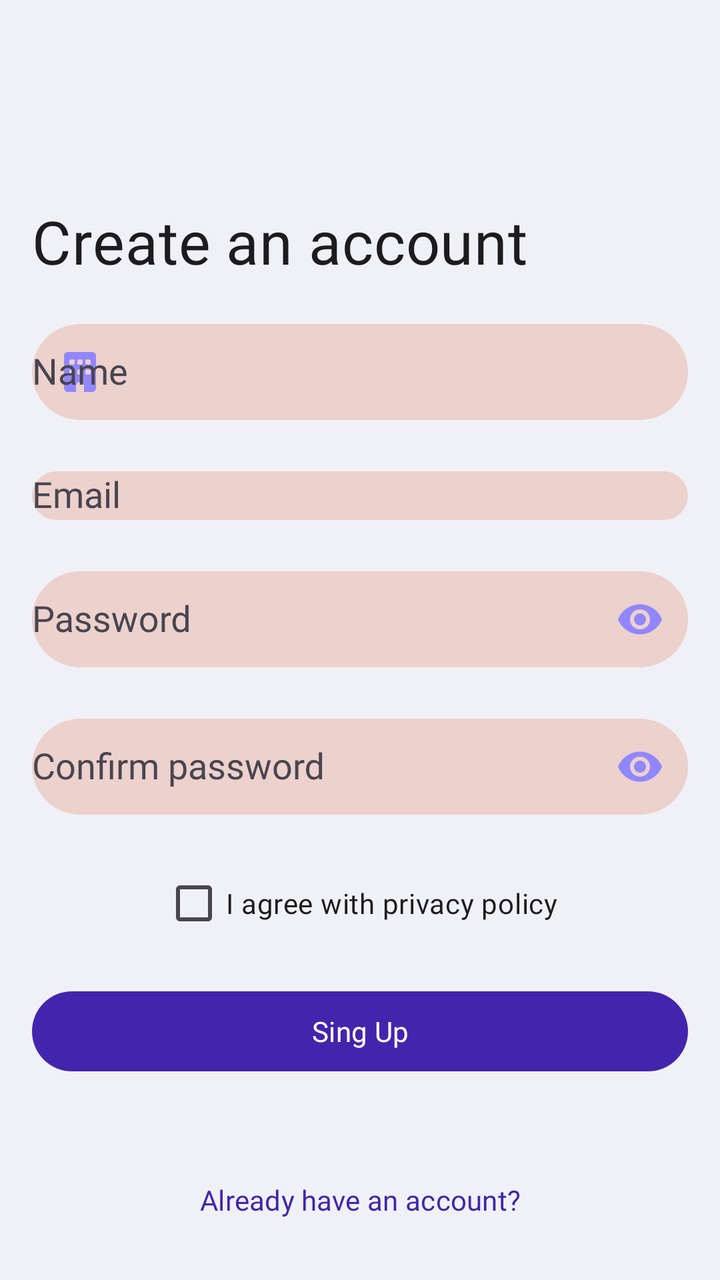
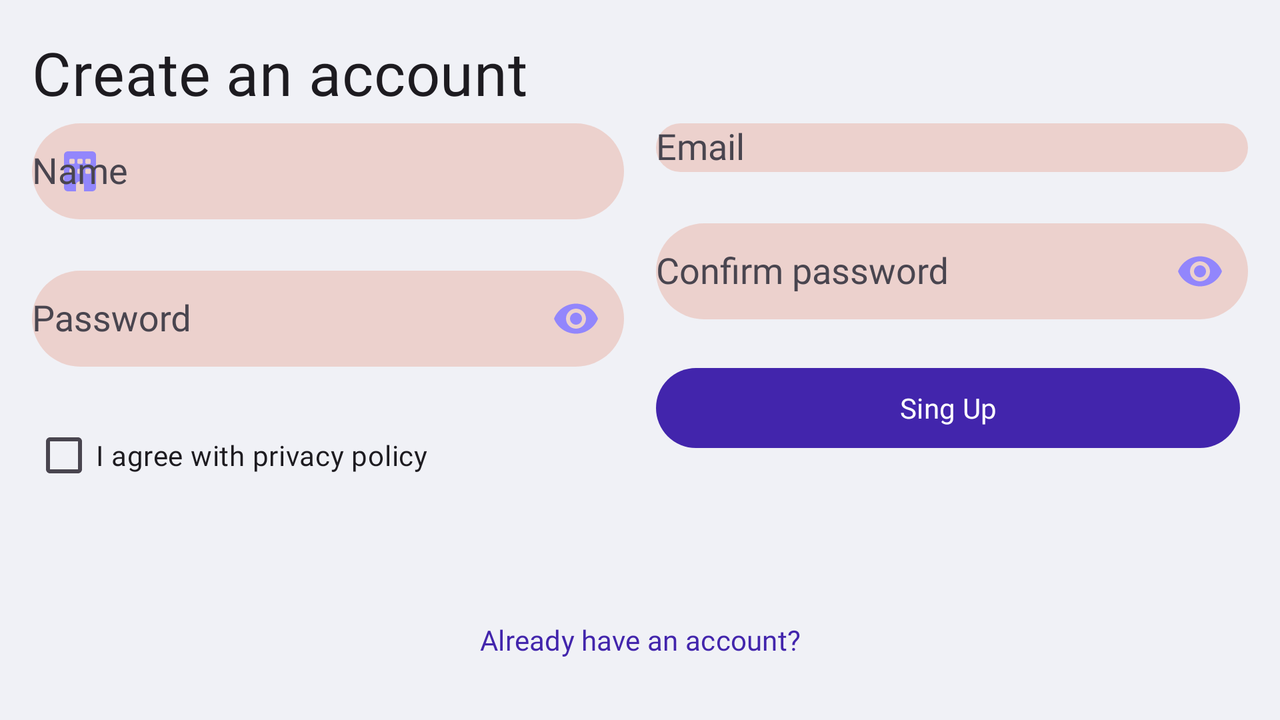

One screen, two layout resources from the same app: the default and the repository's alternative for another configuration. Each is rendered where Android would select it; the XML of both is given below.
<!-- AndroidManifest.xml: application theme Theme.InvoiceContratistas -->
<!-- res/layout/fragment_sing_up.xml -->
<?xml version="1.0" encoding="utf-8"?>
<androidx.constraintlayout.widget.ConstraintLayout xmlns:android="http://schemas.android.com/apk/res/android"
    xmlns:app="http://schemas.android.com/apk/res-auto"
    xmlns:tools="http://schemas.android.com/tools"
    android:layout_width="match_parent"
    android:layout_height="match_parent"
    android:padding="16sp"
    tools:context=".ui.fragment.sing.up.SingUpFragment">

    <LinearLayout
        android:id="@+id/linearLayout"
        android:layout_width="match_parent"
        android:layout_height="wrap_content"
        android:orientation="vertical"
        app:layout_constraintBottom_toBottomOf="parent"
        app:layout_constraintTop_toTopOf="parent">

        <TextView
            style="@style/TextAppearance.MaterialComponents.Subtitle1.Title"
            android:layout_width="wrap_content"
            android:layout_height="wrap_content"
            android:text="@string/create_an_account"
            android:textSize="30sp"
            app:layout_constraintStart_toStartOf="parent"
            app:layout_constraintTop_toTopOf="parent" />

        <com.google.android.material.textfield.TextInputLayout
            style="@style/ThemeOverlay.Material3.TextInputEditText.OutlinedBox"
            android:layout_width="match_parent"
            android:layout_height="wrap_content"
            android:layout_marginTop="16sp"
            android:hint="@string/name"
            app:errorEnabled="true"
            app:startIconDrawable="@drawable/ic_business">

            <com.google.android.material.textfield.TextInputEditText
                style="@style/customedit"
                android:layout_width="match_parent"
                android:layout_height="match_parent"
                android:inputType="textEmailAddress" />

        </com.google.android.material.textfield.TextInputLayout>

        <com.google.android.material.textfield.TextInputLayout
            style="@style/ThemeOverlay.Material3.TextInputEditText.OutlinedBox"
            android:layout_width="match_parent"
            android:layout_height="wrap_content"
            android:hint="@string/email"
            app:errorEnabled="true"
            app:startIconDrawable="@drawable/ic_email">

            <com.google.android.material.textfield.TextInputEditText
                style="@style/customedit"
                android:layout_width="match_parent"
                android:layout_height="match_parent"
                android:inputType="textEmailAddress" />

        </com.google.android.material.textfield.TextInputLayout>

        <com.google.android.material.textfield.TextInputLayout
            style="@style/ThemeOverlay.Material3.TextInputEditText.OutlinedBox"
            android:layout_width="match_parent"
            android:layout_height="wrap_content"
            android:hint="@string/password"
            app:errorEnabled="true"
            app:passwordToggleEnabled="true"
            app:startIconDrawable="@drawable/ic_password">

            <com.google.android.material.textfield.TextInputEditText
                style="@style/customedit"
                android:layout_width="match_parent"
                android:layout_height="match_parent"
                android:inputType="textPassword" />

        </com.google.android.material.textfield.TextInputLayout>

        <com.google.android.material.textfield.TextInputLayout
            style="@style/ThemeOverlay.Material3.TextInputEditText.OutlinedBox"
            android:layout_width="match_parent"
            android:layout_height="wrap_content"
            android:hint="@string/confirm_password"
            app:errorEnabled="true"
            app:passwordToggleEnabled="true"
            app:startIconDrawable="@drawable/ic_password">

            <com.google.android.material.textfield.TextInputEditText
                style="@style/customedit"
                android:layout_width="match_parent"
                android:layout_height="match_parent"
                android:inputType="textPassword" />

        </com.google.android.material.textfield.TextInputLayout>

        <CheckBox
            android:layout_width="wrap_content"
            android:layout_height="wrap_content"
            android:layout_gravity="center"
            android:text="@string/i_agree_with_privacy_policy" />

        <Button
            android:id="@+id/button_sing_up"
            android:layout_width="match_parent"
            android:layout_height="wrap_content"
            android:layout_marginTop="16sp"
            android:text="@string/sing_up" />

    </LinearLayout>

    <Button
        android:id="@+id/button_already_have_an_account"
        style="@style/Widget.Material3.Button.TextButton"
        android:layout_width="wrap_content"
        android:layout_height="wrap_content"
        android:text="@string/already_have_an_account"
        app:layout_constraintBottom_toBottomOf="parent"
        app:layout_constraintEnd_toEndOf="parent"
        app:layout_constraintStart_toStartOf="parent" />

</androidx.constraintlayout.widget.ConstraintLayout>
<!-- resources referenced by this layout -->
<resources>
  <string name="already_have_an_account">Already have an account?</string>
  <string name="confirm_password">Confirm password</string>
  <string name="create_an_account">Create an account</string>
  <string name="email">Email</string>
  <string name="i_agree_with_privacy_policy">I agree with privacy policy</string>
  <string name="name">Name</string>
  <string name="password">Password</string>
  <string name="sing_up">Sing Up</string>
  <style name="TextAppearance.MaterialComponents.Subtitle1.Title">
          <item name="android:textSize">30sp</item>
          <item name="android:fontFamily">@font/font</item>
          <item name="fontFamily">@font/font</item>
      </style>
  <style name="ThemeOverlay.Material3.TextInputEditText.OutlinedBox">
          <item name="passwordToggleTint">@color/purple_200</item>
          <item name="startIconTint">@color/purple_200</item>
          <item name="hintTextColor">#8A451506</item>
      </style>
  <style name="customedit" parent="">
          <item name="android:background">@drawable/motion_day</item>
          <item name="android:backgroundTint">#46E37E5E</item>
      </style>
  <color name="purple_200">#9286FC</color>
  <!-- drawable motion_day (drawable) -->
  <?xml version="1.0" encoding="utf-8"?>
  <shape xmlns:android="http://schemas.android.com/apk/res/android"
      android:shape="rectangle">
      <corners
          android:bottomLeftRadius="50dp"
          android:bottomRightRadius="50dp"
          android:topLeftRadius="50dp"
          android:topRightRadius="50dp" />
      <solid android:color="#D6D5EA" />
  </shape>
  <color name="purple_500">#4225AC</color>
  <color name="purple_700">#1B1827</color>
  <color name="white">#FFFFFFFF</color>
  <color name="teal_200">#E4DB85</color>
  <color name="teal_700">#E48D22</color>
  <color name="black">#FF000000</color>
  <color name="background">#F0F1F6</color>
  <style name="Widget.App.BottomNavigationView" parent="Widget.MaterialComponents.BottomNavigationView.Colored">
          <item name="materialThemeOverlay">@style/ThemeOverlay.App.BottomNavigationView</item>
      </style>
  <style name="ShapeAppearance.MyApp.SmallComponent" parent="ShapeAppearance.MaterialComponents.SmallComponent">
          <item name="cornerFamily">rounded</item>
          <item name="cornerSize">24sp</item>
      </style>
  <style name="ShapeAppearance.MyApp.MediumComponent" parent="ShapeAppearance.Material3.MediumComponent">
          <item name="cornerFamily">rounded</item>
          <item name="cornerSize">24sp</item>
      </style>
  <style name="ShapeAppearance.MyApp.LargeComponent" parent="ShapeAppearance.Material3.LargeComponent">
          <item name="cornerFamily">rounded</item>
          <item name="cornerSize">24sp</item>
      </style>
  <style name="Widget.App.Snackbar" parent="Widget.MaterialComponents.Snackbar">
          <item name="materialThemeOverlay">@style/ThemeOverlay.App.Snackbar</item>
          <item name="actionTextColorAlpha">1</item>
      </style>
  <style name="Widget.App.SnackbarButton" parent="Widget.MaterialComponents.Button.TextButton.Snackbar">
          <item name="android:textColor">#E3B5A7</item>
      </style>
  <style name="customText" parent="@style/TextAppearance.MaterialComponents.Body1">
          <item name="android:textSize">13sp</item>
          <item name="android:textColor">@color/white</item>
      </style>
  <style name="ThemeOverlay.App.BottomNavigationView" parent="">
          <item name="colorPrimary">@color/purple_500</item>
          <item name="colorOnPrimary">@color/purple_700</item>
      </style>
  <style name="ThemeOverlay.App.Snackbar" parent="">
          <item name="colorPrimary">@color/white</item>
          <item name="colorOnSurface">@color/purple_500</item>
      </style>
</resources>
<!-- res/layout-land/fragment_sing_up.xml (the repository's variant of the layout above) -->
<!-- drawn on the phone turned sideways -->
<?xml version="1.0" encoding="utf-8"?>
<androidx.constraintlayout.widget.ConstraintLayout xmlns:android="http://schemas.android.com/apk/res/android"
    xmlns:app="http://schemas.android.com/apk/res-auto"
    xmlns:tools="http://schemas.android.com/tools"
    android:layout_width="match_parent"
    android:layout_height="match_parent"
    android:padding="16sp"
    tools:context=".ui.fragment.singUp.SingUpFragment">

    <TextView
        android:id="@+id/textView6"
        style="@style/TextAppearance.MaterialComponents.Subtitle1.Title"
        android:layout_width="wrap_content"
        android:layout_height="wrap_content"
        android:text="@string/create_an_account"
        android:textSize="30sp"
        app:layout_constraintStart_toStartOf="parent"
        app:layout_constraintTop_toTopOf="parent" />

    <com.google.android.material.textfield.TextInputLayout
        android:id="@+id/textInputLayout2"
        style="@style/ThemeOverlay.Material3.TextInputEditText.OutlinedBox"
        android:layout_width="0sp"
        android:layout_height="wrap_content"
        android:layout_marginEnd="8dp"
        android:hint="@string/name"
        app:errorEnabled="true"
        app:layout_constraintEnd_toStartOf="@+id/textInputLayout3"
        app:layout_constraintStart_toStartOf="parent"
        app:layout_constraintTop_toBottomOf="@+id/textView6"
        app:startIconDrawable="@drawable/ic_business">

        <com.google.android.material.textfield.TextInputEditText
            style="@style/customedit"
            android:layout_width="match_parent"
            android:layout_height="match_parent"
            android:inputType="textEmailAddress" />

    </com.google.android.material.textfield.TextInputLayout>

    <com.google.android.material.textfield.TextInputLayout
        android:id="@+id/textInputLayout3"
        style="@style/ThemeOverlay.Material3.TextInputEditText.OutlinedBox"
        android:layout_width="0sp"
        android:layout_height="wrap_content"
        android:layout_marginStart="8dp"
        android:hint="@string/email"
        app:errorEnabled="true"
        app:layout_constraintEnd_toEndOf="parent"
        app:layout_constraintStart_toEndOf="@+id/textInputLayout2"
        app:layout_constraintTop_toTopOf="@+id/textInputLayout2"
        app:startIconDrawable="@drawable/ic_email">

        <com.google.android.material.textfield.TextInputEditText
            style="@style/customedit"
            android:layout_width="match_parent"
            android:layout_height="match_parent"
            android:inputType="textEmailAddress" />

    </com.google.android.material.textfield.TextInputLayout>

    <com.google.android.material.textfield.TextInputLayout
        android:id="@+id/textInputLayout4"
        style="@style/ThemeOverlay.Material3.TextInputEditText.OutlinedBox"
        android:layout_width="0sp"
        android:layout_height="wrap_content"
        android:hint="@string/password"
        app:errorEnabled="true"
        app:layout_constraintEnd_toEndOf="@+id/textInputLayout2"
        app:layout_constraintStart_toStartOf="@+id/textInputLayout2"
        app:layout_constraintTop_toBottomOf="@+id/textInputLayout2"
        app:passwordToggleEnabled="true"
        app:startIconDrawable="@drawable/ic_password">

        <com.google.android.material.textfield.TextInputEditText
            style="@style/customedit"
            android:layout_width="match_parent"
            android:layout_height="match_parent"
            android:inputType="textPassword" />

    </com.google.android.material.textfield.TextInputLayout>

    <com.google.android.material.textfield.TextInputLayout
        android:id="@+id/textInputLayout5"
        style="@style/ThemeOverlay.Material3.TextInputEditText.OutlinedBox"
        android:layout_width="0sp"
        android:layout_height="wrap_content"
        android:hint="@string/confirm_password"
        app:errorEnabled="true"
        app:layout_constraintEnd_toEndOf="@+id/textInputLayout3"
        app:layout_constraintStart_toStartOf="@+id/textInputLayout3"
        app:layout_constraintTop_toBottomOf="@+id/textInputLayout3"
        app:passwordToggleEnabled="true"
        app:startIconDrawable="@drawable/ic_password">

        <com.google.android.material.textfield.TextInputEditText
            style="@style/customedit"
            android:layout_width="match_parent"
            android:layout_height="match_parent"
            android:inputType="textPassword" />

    </com.google.android.material.textfield.TextInputLayout>

    <CheckBox
        android:id="@+id/checkBox"
        android:layout_width="0sp"
        android:layout_height="wrap_content"
        android:layout_gravity="center"
        android:text="@string/i_agree_with_privacy_policy"
        app:layout_constraintEnd_toEndOf="@+id/textInputLayout4"
        app:layout_constraintStart_toStartOf="@+id/textInputLayout4"
        app:layout_constraintTop_toBottomOf="@+id/textInputLayout4" />

    <Button
        android:id="@+id/button_sing_up"
        android:layout_width="0sp"
        android:layout_height="wrap_content"
        android:layout_marginEnd="4dp"
        android:text="@string/sing_up"
        app:layout_constraintEnd_toEndOf="parent"
        app:layout_constraintStart_toStartOf="@+id/textInputLayout3"
        app:layout_constraintTop_toBottomOf="@+id/textInputLayout5" />

    <LinearLayout
        android:id="@+id/linearLayout"
        android:layout_width="match_parent"
        android:layout_height="wrap_content"
        android:orientation="vertical"
        app:layout_constraintBottom_toBottomOf="parent"
        app:layout_constraintTop_toTopOf="parent"
        tools:layout_editor_absoluteX="16dp"
        tools:visibility="gone">

    </LinearLayout>

    <Button
        android:id="@+id/button_already_have_an_account"
        style="@style/Widget.Material3.Button.TextButton"
        android:layout_width="0sp"
        android:layout_height="wrap_content"
        android:layout_marginStart="152dp"
        android:layout_marginEnd="152dp"
        android:text="@string/already_have_an_account"
        app:layout_constraintBottom_toBottomOf="parent"
        app:layout_constraintEnd_toEndOf="parent"
        app:layout_constraintHorizontal_bias="1.0"
        app:layout_constraintStart_toStartOf="@+id/checkBox" />

</androidx.constraintlayout.widget.ConstraintLayout>
